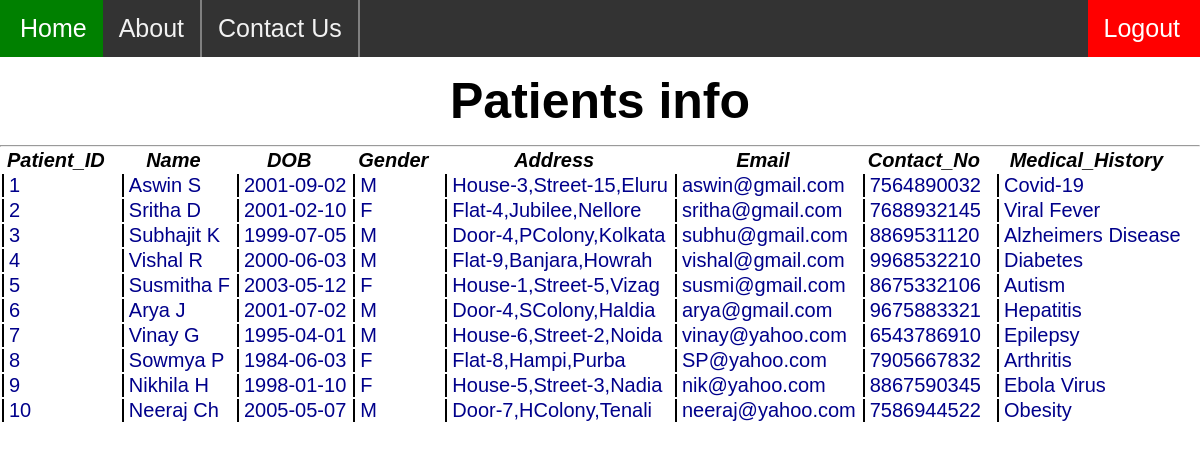
The page /php_scripts/patients/view_patients.php (signed in) on the database its author committed.
### tables this page shows
CREATE TABLE `Patients` (
  `Patient_ID` int(11) NOT NULL,
  `Name` varchar(25) DEFAULT NULL,
  `DOB` date DEFAULT NULL,
  `Gender` char(1) DEFAULT NULL,
  `Address` varchar(50) DEFAULT NULL,
  `Email` varchar(30) DEFAULT NULL,
  `Contact_No` varchar(15) DEFAULT NULL,
  `Medical_History` varchar(200) DEFAULT NULL,
  PRIMARY KEY (`Patient_ID`)
);

### php_scripts/patients/view_patients.php (the view, shortened to what this page needs)
<!DOCTYPE html>
<html>
<head>
	<link rel="stylesheet" href="../styles/view_emp.css">
</head>
<body>
        <?php include "../include/header.php" ?>
        <?php $conn = mysqli_connect("localhost","root","password","Hospital");
        $command = "SELECT * FROM Patients";
        $ans = $conn->query($command);
            if(mysqli_num_rows($ans) > 0)
            {
                echo "<h2 id='main_heading'>Patients info</h2>";
                echo "<table>";
                echo "<tr>";
                echo "<th><em class='header_row'> Patient_ID </em></th>";
                echo "<th><em class='header_row'>Name</em></th>";
                echo "<th><em class='header_row'>DOB</em></th>";
                echo "<th><em class='header_row'>Gender</em></th>";
                echo "<th><em class='header_row'>Address</em></th>";
                echo "<th><em class='header_row'>Email</em></th>";
                echo "<th><em class='header_row'>Contact_No</em></th>";
                echo "<th><em class='header_row'>Medical_History</em></th>";
                echo "</tr>";
                echo "<hr>";
            while($table_row = mysqli_fetch_array($ans))
            {
                echo "<tr>";
                echo "<td class='other_row'>" .$table_row['Patient_ID']. "</td>";
                echo "<td class='other_row'>" .$table_row['Name']. "</td>";
                echo "<td class='other_row'>" .$table_row['DOB']. "</td>";
                echo "<td class='other_row'>" .$table_row['Gender']. "</td>";
                echo "<td class='other_row'>" .$table_row['Address']. "</td>";
                echo "<td class='other_row'>" .$table_row['Email']. "</td>";
                echo "<td class='other_row'>" .$table_row['Contact_No']. "</td>";
                echo "<td class='other_row'>" .$table_row['Medical_History']. "</td>";
                echo "</tr>";
            }
                echo "</table>";
        }
         else
         {
            echo "<h2>Sorry no patients here</h2>";
         }?>
</body>
</html>

### php_scripts/styles/view_emp.css (style rules this page uses)
* { margin: 0; padding: 0; font-family: sans-serif; }
#main_heading { color: black; margin: 15px 0; font-size: 50px; text-align: center; }
.header_row { color: black; font-size: larger; text-decoration: none; margin-right: 10px; padding: 0 5px; font-size: 20px; }
.other_row { color: darkblue; border-left: 2px solid black; margin-right: 10px; padding: 0 5px; font-size: 20px; }

### rows shown on the page
patients: Patient_ID "1", Name "Aswin S", DOB "2001-09-02", Gender "M", Address "House-3,Street-15,Eluru", Email "aswin@gmail.com", Contact_No "7564890032", Medical_History "Covid-19"
patients: Patient_ID "2", Name "Sritha D", DOB "2001-02-10", Gender "F", Address "Flat-4,Jubilee,Nellore", Email "sritha@gmail.com", Contact_No "7688932145", Medical_History "Viral Fever"
patients: Patient_ID "3", Name "Subhajit K", DOB "1999-07-05", Gender "M", Address "Door-4,PColony,Kolkata", Email "subhu@gmail.com", Contact_No "8869531120", Medical_History "Alzheimers Disease"
patients: Patient_ID "4", Name "Vishal R", DOB "2000-06-03", Gender "M", Address "Flat-9,Banjara,Howrah", Email "vishal@gmail.com", Contact_No "9968532210", Medical_History "Diabetes"
patients: Patient_ID "5", Name "Susmitha F", DOB "2003-05-12", Gender "F", Address "House-1,Street-5,Vizag", Email "susmi@gmail.com", Contact_No "8675332106", Medical_History "Autism"
patients: Patient_ID "6", Name "Arya J", DOB "2001-07-02", Gender "M", Address "Door-4,SColony,Haldia", Email "arya@gmail.com", Contact_No "9675883321", Medical_History "Hepatitis"
patients: Patient_ID "7", Name "Vinay G", DOB "1995-04-01", Gender "M", Address "House-6,Street-2,Noida", Email "vinay@yahoo.com", Contact_No "6543786910", Medical_History "Epilepsy"
patients: Patient_ID "8", Name "Sowmya P", DOB "1984-06-03", Gender "F", Address "Flat-8,Hampi,Purba", Email "SP@yahoo.com", Contact_No "7905667832", Medical_History "Arthritis"
patients: Patient_ID "9", Name "Nikhila H", DOB "1998-01-10", Gender "F", Address "House-5,Street-3,Nadia", Email "nik@yahoo.com", Contact_No "8867590345", Medical_History "Ebola Virus"
patients: Patient_ID "10", Name "Neeraj Ch", DOB "2005-05-07", Gender "M", Address "Door-7,HColony,Tenali", Email "neeraj@yahoo.com", Contact_No "7586944522", Medical_History "Obesity"
